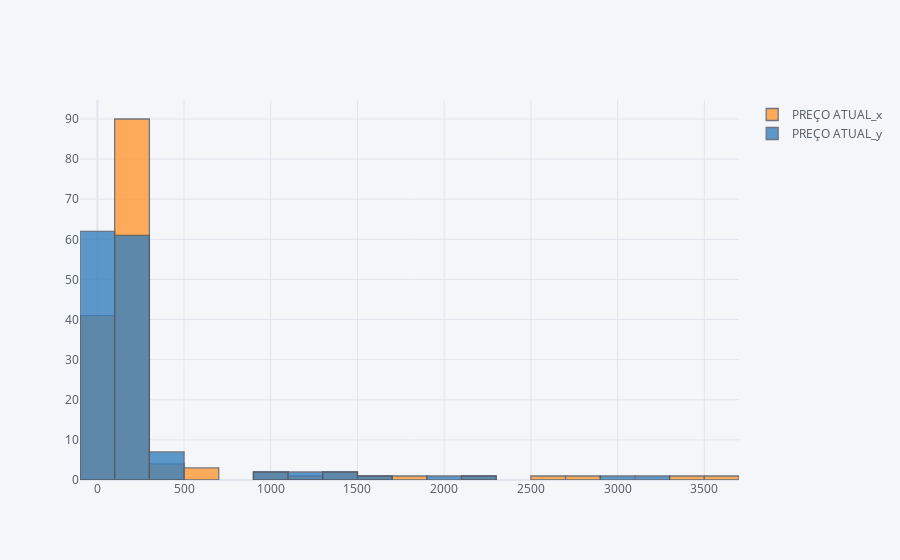

Write notebook code for a chart like this one.
### Code cell
dfjoin[['PREÇO ATUAL_x','PREÇO ATUAL_y']].iplot(kind='histogram')

### Figure 1 — Plotly figure (JSON) as saved in the notebook; plotly's stock layout.template omitted (floating-point values rounded to 4 significant figures; data arrays with more than 128 entries replaced by an {"elided": "..."} marker saying what was removed)
{"data": [{"histfunc": "count", "histnorm": "", "marker": {"color": "rgba(255, 153, 51, 1.0)", "line": {"color": "#4D5663", "width": 1.3}}, "name": "PREÇO ATUAL_x", "opacity": 0.8, "orientation": "v", "type": "histogram", "x": {"elided": "151 float values"}}, {"histfunc": "count", "histnorm": "", "marker": {"color": "rgba(55, 128, 191, 1.0)", "line": {"color": "#4D5663", "width": 1.3}}, "name": "PREÇO ATUAL_y", "opacity": 0.8, "orientation": "v", "type": "histogram", "x": {"elided": "151 float values"}}], "layout": {"barmode": "overlay", "legend": {"bgcolor": "#F5F6F9", "font": {"color": "#4D5663"}}, "paper_bgcolor": "#F5F6F9", "plot_bgcolor": "#F5F6F9", "title": {"font": {"color": "#4D5663"}}, "xaxis": {"gridcolor": "#E1E5ED", "showgrid": true, "tickfont": {"color": "#4D5663"}, "title": {"font": {"color": "#4D5663"}, "text": ""}, "zerolinecolor": "#E1E5ED"}, "yaxis": {"gridcolor": "#E1E5ED", "showgrid": true, "tickfont": {"color": "#4D5663"}, "title": {"font": {"color": "#4D5663"}, "text": ""}, "zerolinecolor": "#E1E5ED"}}}
